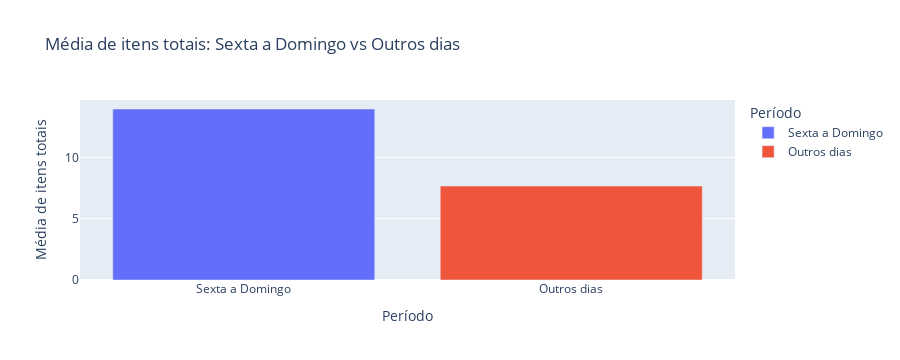

The notebook cell saved with this chart:
### Markdown cell above
#### <u>**Entre sexta a domingo, vende-se em média 60% a mais**<u/>

### Code cell
sexta_a_domingo = df4[df4['dia_da_semana'].isin(['sexta', 'sabado', 'domingo'])]['itens_totais']
outros_dias = df4[df4['dia_da_semana'].isin(['segunda', 'terca', 'quarta', 'quinta'])]['itens_totais']

media_sexta_a_domingo = sexta_a_domingo.mean()
media_outros_dias = outros_dias.mean()

data = {
    'Periodo': ['Sexta a Domingo', 'Outros dias'],
    'Media de itens totais': [media_sexta_a_domingo, media_outros_dias]}

df4_plot = pd.DataFrame(data)

fig = px.bar(df4_plot, x='Periodo', y='Media de itens totais', color='Periodo',
             labels={'Media de itens totais': 'Média de itens totais', 'Periodo': 'Período'},
             title="Média de itens totais: Sexta a Domingo vs Outros dias")

fig.show()

diferenca_percentual = ((media_sexta_a_domingo - media_outros_dias) / media_outros_dias) * 100

print('\n'f"A média de itens totais de sexta a domingo é {diferenca_percentual:.2f}% maior em comparação com os outros dias da semana."'\n')

u_statistic, p_value = stats.ttest_ind(sexta_a_domingo, outros_dias)

alpha = 0.05

if p_value < alpha:
    print("A diferença na média de itens totais entre sexta a domingo e os outros dias da semana é estatisticamente relevante.")
else:
    print("A diferença na média de itens totais entre sexta a domingo e os outros dias da semana não é estatisticamente relevante.")

print("Valor p:", p_value)

### Figure 1 — Plotly figure (JSON) as saved in the notebook; plotly's stock layout.template omitted (floating-point values rounded to 4 significant figures)
{"data": [{"alignmentgroup": "True", "hovertemplate": "Período=%{x}<br>Média de itens totais=%{y}<extra></extra>", "legendgroup": "Sexta a Domingo", "marker": {"color": "#636efa", "pattern": {"shape": ""}}, "name": "Sexta a Domingo", "offsetgroup": "Sexta a Domingo", "orientation": "v", "showlegend": true, "textposition": "auto", "type": "bar", "x": ["Sexta a Domingo"], "xaxis": "x", "y": [13.97], "yaxis": "y"}, {"alignmentgroup": "True", "hovertemplate": "Período=%{x}<br>Média de itens totais=%{y}<extra></extra>", "legendgroup": "Outros dias", "marker": {"color": "#EF553B", "pattern": {"shape": ""}}, "name": "Outros dias", "offsetgroup": "Outros dias", "orientation": "v", "showlegend": true, "textposition": "auto", "type": "bar", "x": ["Outros dias"], "xaxis": "x", "y": [7.677], "yaxis": "y"}], "layout": {"barmode": "relative", "height": 360, "legend": {"title": {"text": "Período"}, "tracegroupgap": 0}, "title": {"text": "Média de itens totais: Sexta a Domingo vs Outros dias"}, "xaxis": {"anchor": "y", "autorange": true, "categoryarray": ["Sexta a Domingo", "Outros dias"], "categoryorder": "array", "domain": [0, 1], "range": [-0.5, 1.5], "title": {"text": "Período"}, "type": "category"}, "yaxis": {"anchor": "x", "autorange": true, "domain": [0, 1], "range": [0, 14.7], "title": {"text": "Média de itens totais"}, "type": "linear"}}}
